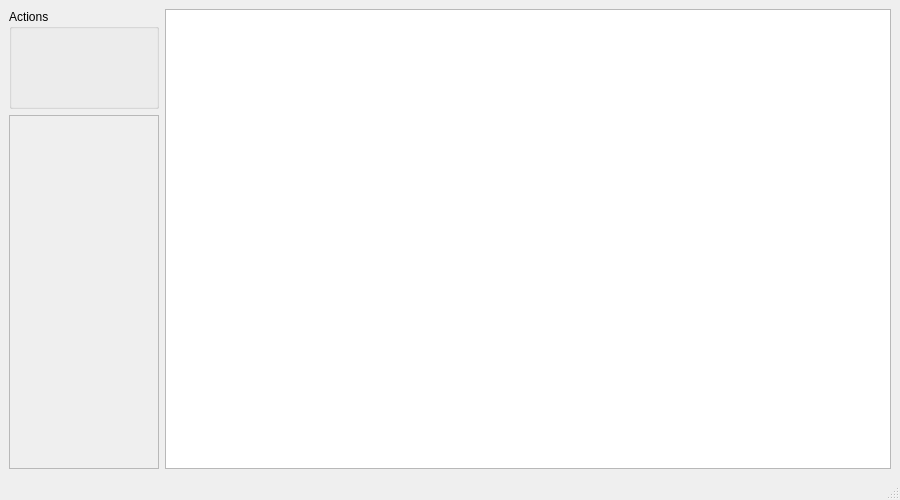
<?xml version="1.0" encoding="UTF-8"?>
<ui version="4.0">
 <class>MainWindow</class>
 <widget class="QMainWindow" name="MainWindow">
  <property name="geometry">
   <rect>
    <x>0</x>
    <y>0</y>
    <width>900</width>
    <height>500</height>
   </rect>
  </property>
  <property name="windowTitle">
   <string>MainWindow</string>
  </property>
  <widget class="QWidget" name="centralwidget">
   <layout class="QHBoxLayout" name="horizontalLayout">
    <item>
     <layout class="QVBoxLayout" name="verticalLayout">
      <item>
       <widget class="QGroupBox" name="groupBox_2">
        <property name="minimumSize">
         <size>
          <width>150</width>
          <height>100</height>
         </size>
        </property>
        <property name="title">
         <string>Actions</string>
        </property>
       </widget>
      </item>
      <item>
       <widget class="QScrollArea" name="scrollArea">
        <property name="sizePolicy">
         <sizepolicy hsizetype="Minimum" vsizetype="Expanding">
          <horstretch>0</horstretch>
          <verstretch>0</verstretch>
         </sizepolicy>
        </property>
        <property name="minimumSize">
         <size>
          <width>150</width>
          <height>0</height>
         </size>
        </property>
        <property name="widgetResizable">
         <bool>true</bool>
        </property>
        <widget class="QWidget" name="scrollWidget">
         <property name="geometry">
          <rect>
           <x>0</x>
           <y>0</y>
           <width>148</width>
           <height>328</height>
          </rect>
         </property>
        </widget>
       </widget>
      </item>
     </layout>
    </item>
    <item>
     <widget class="ODBPPViewWidget" name="viewWidget"/>
    </item>
   </layout>
  </widget>
  <widget class="QMenuBar" name="menubar">
   <property name="geometry">
    <rect>
     <x>0</x>
     <y>0</y>
     <width>900</width>
     <height>22</height>
    </rect>
   </property>
  </widget>
  <widget class="QStatusBar" name="statusbar"/>
 </widget>
 <customwidgets>
  <customwidget>
   <class>ODBPPViewWidget</class>
   <extends>QGraphicsView</extends>
   <header>odbppviewwidget.h</header>
  </customwidget>
 </customwidgets>
 <resources/>
 <connections/>
</ui>
